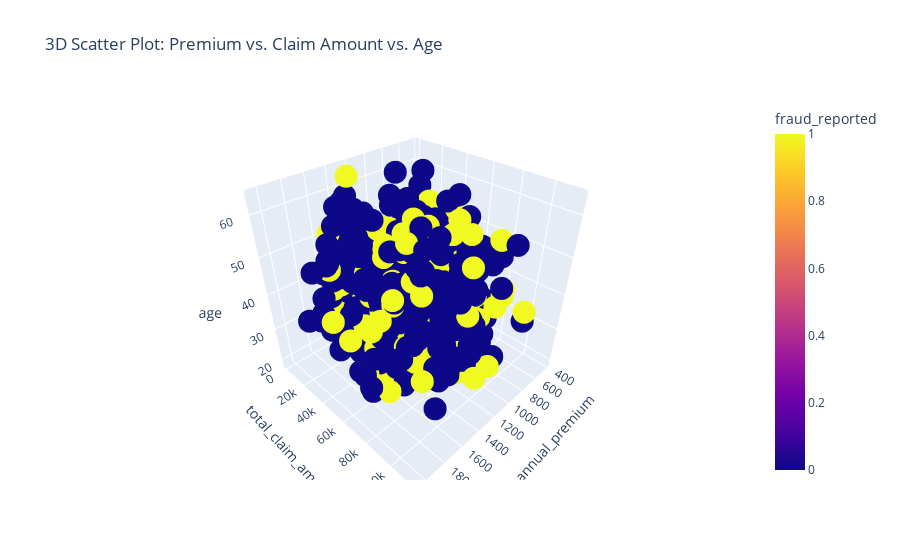

Notebook cell for this chart:
### Code cell
# Violin plot to analyze the distribution of 'total_claim_amount' across 'policy_state' and 'fraud_reported'
plt.figure(figsize=(10, 6))
sns.violinplot(x='policy_state', y='total_claim_amount', hue='fraud_reported', split=True, data=df)
plt.title('Total Claim Amount by Policy State and Fraud Reported')
plt.show()

# 3D scatter plot (using Plotly for interactive visualization)
import plotly.express as px
fig = px.scatter_3d(df, x='policy_annual_premium', y='total_claim_amount', z='age',
                    color='fraud_reported', title='3D Scatter Plot: Premium vs. Claim Amount vs. Age')
fig.show()

### Figure 1 — Plotly figure (JSON) as saved in the notebook; plotly's stock layout.template omitted (floating-point values rounded to 4 significant figures; data arrays with more than 128 entries replaced by an {"elided": "..."} marker saying what was removed)
{"data": [{"hovertemplate": "policy_annual_premium=%{x}<br>total_claim_amount=%{y}<br>age=%{z}<br>fraud_reported=%{marker.color}<extra></extra>", "legendgroup": "", "marker": {"color": {"elided": "1000 int values"}, "coloraxis": "coloraxis", "symbol": "circle"}, "mode": "markers", "name": "", "scene": "scene", "showlegend": false, "type": "scatter3d", "x": {"elided": "1000 float values"}, "y": {"elided": "1000 int values"}, "z": {"elided": "1000 int values"}}], "layout": {"autosize": true, "coloraxis": {"colorbar": {"title": {"text": "fraud_reported"}}, "colorscale": [[0, "#0d0887"], [0.1111, "#46039f"], [0.2222, "#7201a8"], [0.3333, "#9c179e"], [0.4444, "#bd3786"], [0.5556, "#d8576b"], [0.6667, "#ed7953"], [0.7778, "#fb9f3a"], [0.8889, "#fdca26"], [1, "#f0f921"]]}, "legend": {"tracegroupgap": 0}, "scene": {"aspectmode": "auto", "aspectratio": {"x": 1, "y": 1, "z": 1}, "domain": {"x": [0, 1], "y": [0, 1]}, "xaxis": {"title": {"text": "policy_annual_premium"}, "type": "linear"}, "yaxis": {"title": {"text": "total_claim_amount"}, "type": "linear"}, "zaxis": {"title": {"text": "age"}, "type": "linear"}}, "title": {"text": "3D Scatter Plot: Premium vs. Claim Amount vs. Age"}}}
